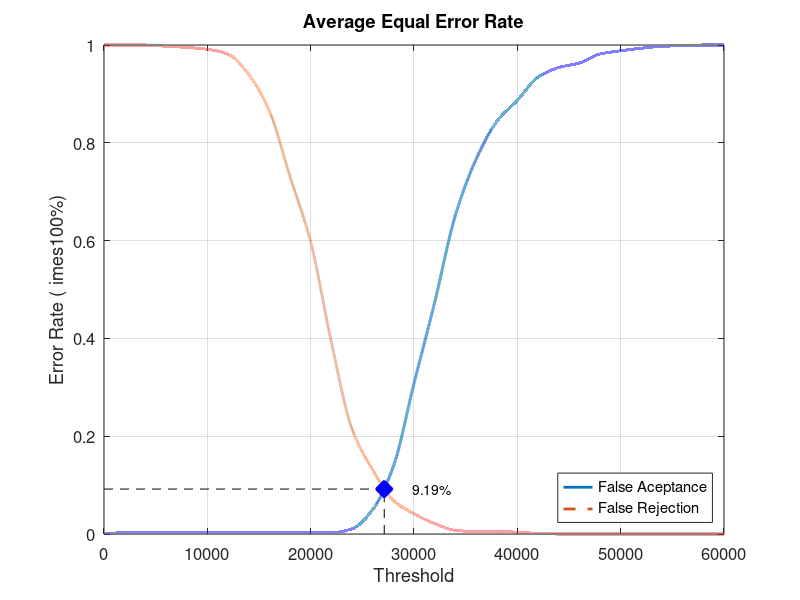
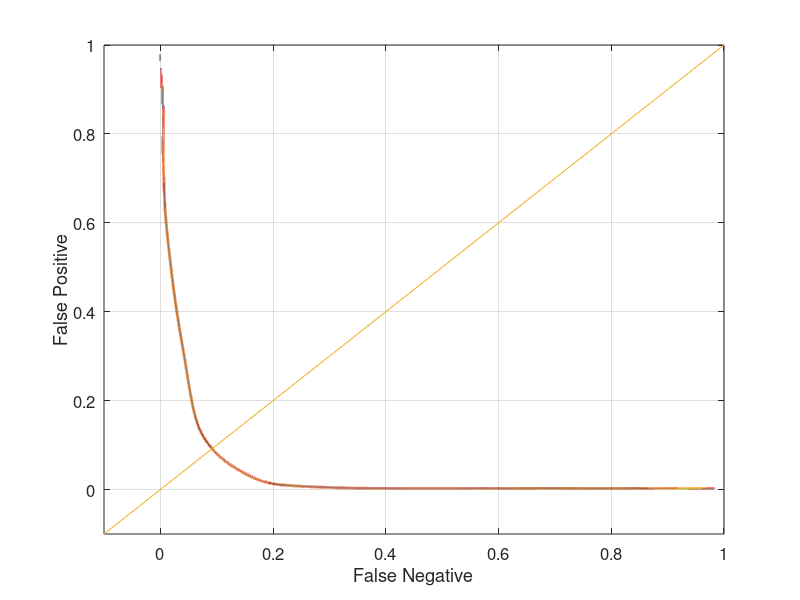

MATLAB code for these plots, in order:
close all;
clear;
clc;
x = 0:2000:60000;
xq = 0:0.5:60000;

y0 = [0 0.00263158 0.00263158 0.00263158 0.00263158 0.00263158 0.00263158 0.00263158 0.00263158 0.00263158 0.00263158 0.00263158 0.0105263 0.05 0.138158 0.307895 0.473684 0.651316 0.765789 0.843421 0.886842 0.93421 0.953947 0.963158 0.981579 0.988158 0.993421 0.997368 0.998684 1 1]
yy0 = interp1(x, y0, xq, 'pchip');
y1 = [1 1 1 0.9975 0.995 0.99125 0.98125 0.94 0.865 0.73125 0.5975 0.3925 0.215 0.13125 0.06875 0.04125 0.02125 0.0075 0.005 0.005 0.00375 0.00125 0 0 0 0 0 0 0 0 0]
yy1 = interp1(x, y1, xq, 'pchip');

% Calculating EER: 
y2 = abs(y0 - y1);
find(y2 == min(y2))
yy2 = abs(yy0 - yy1);
xEER = find(yy2 == min(yy2));
xEERIndex = xq(xEER) % X-axis EER
yEER = yy0(xEER) % Y-axis EER

main = figure
plot(xq, yy0,'-','LineWidth', 2);	hold on
plot(xq, yy1,'--','LineWidth', 2);	hold on
plot([xEERIndex xEERIndex], [0 yEER], 'k--');	hold on
plot([0 xEERIndex], [yEER yEER], 'k--');	hold on
plot(xEERIndex, yEER, 'bx', 'LineWidth', 10);	hold on
text(xEERIndex + 10 * xEERIndex / 100, yEER, [num2str(round((10000 * yEER)) / 100) '%'])
legend('False Aceptance', 'False Rejection', 'Location', 'SouthEast')
xlabel('Threshold')
ylabel('Error Rate (	imes100%)')
title('Average Equal Error Rate')
set(gca, 'FontSize', 12)
axis([0 60000 0 1])
grid on

print(main, 'Experiment4AverageMain', '-dpng');
FNRxFPR = figure('Color', [1 1 1]);
plot(yy1, yy0, '-', yy1, yy0, 'LineWidth', 2);
hold on
y = -0.1:0.1:1
plot(y, y); 
set(gca, 'FontSize', 12)
xlabel('False Negative')
ylabel('False Positive')
axis([-0.1 1 -0.1 1])
set(gca, 'FontSize', 12)
grid on

print(FNRxFPR, 'Experiment4AverageFNRxFPR','-dpng');
